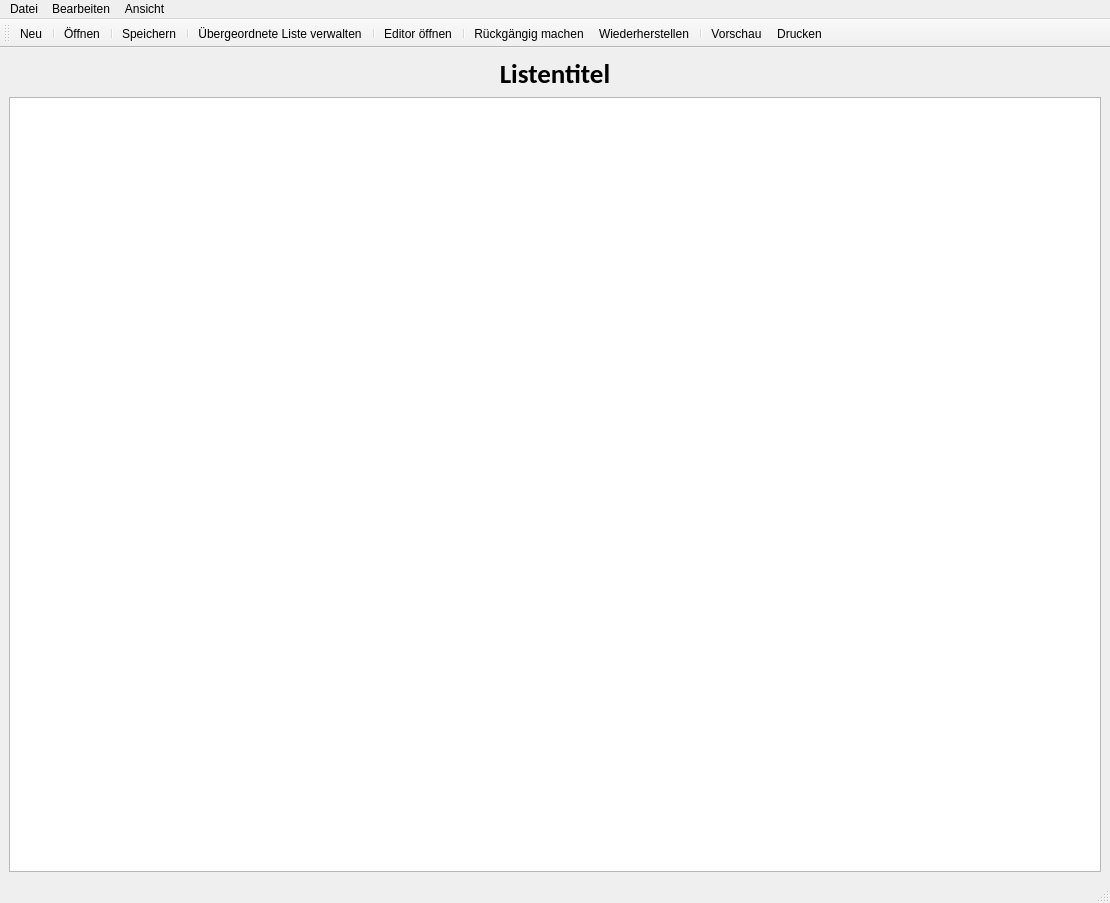
<?xml version="1.0" encoding="UTF-8"?>
<ui version="4.0">
 <class>MainWindow</class>
 <widget class="QMainWindow" name="MainWindow">
  <property name="geometry">
   <rect>
    <x>0</x>
    <y>0</y>
    <width>1110</width>
    <height>903</height>
   </rect>
  </property>
  <property name="windowTitle">
   <string>MainWindow</string>
  </property>
  <property name="documentMode">
   <bool>false</bool>
  </property>
  <widget class="QWidget" name="centralwidget">
   <layout class="QVBoxLayout" name="verticalLayout">
    <item>
     <widget class="QLabel" name="title">
      <property name="font">
       <font>
        <family>Calibri</family>
        <pointsize>20</pointsize>
        <weight>75</weight>
        <bold>true</bold>
       </font>
      </property>
      <property name="autoFillBackground">
       <bool>true</bool>
      </property>
      <property name="text">
       <string>Listentitel</string>
      </property>
      <property name="scaledContents">
       <bool>false</bool>
      </property>
      <property name="alignment">
       <set>Qt::AlignCenter</set>
      </property>
      <property name="wordWrap">
       <bool>false</bool>
      </property>
     </widget>
    </item>
    <item>
     <widget class="QTableWidget" name="table">
      <property name="enabled">
       <bool>true</bool>
      </property>
      <property name="sizePolicy">
       <sizepolicy hsizetype="Expanding" vsizetype="Expanding">
        <horstretch>0</horstretch>
        <verstretch>0</verstretch>
       </sizepolicy>
      </property>
      <property name="font">
       <font>
        <family>Calibri</family>
        <pointsize>12</pointsize>
       </font>
      </property>
      <property name="acceptDrops">
       <bool>true</bool>
      </property>
      <property name="autoFillBackground">
       <bool>true</bool>
      </property>
      <property name="styleSheet">
       <string notr="true"/>
      </property>
      <property name="sizeAdjustPolicy">
       <enum>QAbstractScrollArea::AdjustToContents</enum>
      </property>
      <property name="dragEnabled">
       <bool>false</bool>
      </property>
      <property name="dragDropOverwriteMode">
       <bool>true</bool>
      </property>
      <property name="dragDropMode">
       <enum>QAbstractItemView::InternalMove</enum>
      </property>
      <property name="defaultDropAction">
       <enum>Qt::MoveAction</enum>
      </property>
      <property name="selectionMode">
       <enum>QAbstractItemView::SingleSelection</enum>
      </property>
      <property name="showGrid">
       <bool>true</bool>
      </property>
      <property name="gridStyle">
       <enum>Qt::SolidLine</enum>
      </property>
      <attribute name="horizontalHeaderCascadingSectionResizes">
       <bool>true</bool>
      </attribute>
      <attribute name="horizontalHeaderStretchLastSection">
       <bool>false</bool>
      </attribute>
     </widget>
    </item>
   </layout>
  </widget>
  <widget class="QMenuBar" name="menubar">
   <property name="geometry">
    <rect>
     <x>0</x>
     <y>0</y>
     <width>1110</width>
     <height>21</height>
    </rect>
   </property>
   <widget class="QMenu" name="menuDatei">
    <property name="title">
     <string>Datei</string>
    </property>
    <addaction name="actionNeueUrlaubsliste"/>
    <addaction name="separator"/>
    <addaction name="actionOffnen"/>
    <addaction name="separator"/>
    <addaction name="actionListeSpeichern"/>
    <addaction name="actionListeSpeichernUnter"/>
    <addaction name="separator"/>
    <addaction name="actionBeenden"/>
   </widget>
   <widget class="QMenu" name="menuAktionen">
    <property name="title">
     <string>Bearbeiten</string>
    </property>
    <addaction name="actionListentitelAndern"/>
    <addaction name="separator"/>
    <addaction name="actionBasisListenVerwalten"/>
    <addaction name="separator"/>
    <addaction name="actionEditorOffnen"/>
    <addaction name="separator"/>
    <addaction name="actionUndo"/>
    <addaction name="actionRedo"/>
   </widget>
   <widget class="QMenu" name="menuAnsicht">
    <property name="title">
     <string>Ansicht</string>
    </property>
    <addaction name="actionAnsichtNeuLaden"/>
    <addaction name="separator"/>
    <addaction name="actionVorschau"/>
    <addaction name="actionDrucken"/>
   </widget>
   <addaction name="menuDatei"/>
   <addaction name="menuAktionen"/>
   <addaction name="menuAnsicht"/>
  </widget>
  <widget class="QStatusBar" name="statusbar"/>
  <widget class="QToolBar" name="toolBar">
   <property name="windowTitle">
    <string>toolBar</string>
   </property>
   <attribute name="toolBarArea">
    <enum>TopToolBarArea</enum>
   </attribute>
   <attribute name="toolBarBreak">
    <bool>false</bool>
   </attribute>
   <addaction name="actionNeueUrlaubsliste"/>
   <addaction name="separator"/>
   <addaction name="actionOffnen"/>
   <addaction name="separator"/>
   <addaction name="actionListeSpeichern"/>
   <addaction name="separator"/>
   <addaction name="actionBasisListenVerwalten"/>
   <addaction name="separator"/>
   <addaction name="actionEditorOffnen"/>
   <addaction name="separator"/>
   <addaction name="actionUndo"/>
   <addaction name="actionRedo"/>
   <addaction name="separator"/>
   <addaction name="actionVorschau"/>
   <addaction name="actionDrucken"/>
  </widget>
  <action name="actionNeueUrlaubsliste">
   <property name="icon">
    <iconset resource="../icons.qrc">
     <normaloff>:/icons/file-plus.png</normaloff>:/icons/file-plus.png</iconset>
   </property>
   <property name="text">
    <string>Neu...</string>
   </property>
   <property name="toolTip">
    <string>Neue Urlaubsliste</string>
   </property>
   <property name="shortcut">
    <string>Ctrl+N</string>
   </property>
  </action>
  <action name="actionBasisListenVerwalten">
   <property name="icon">
    <iconset resource="../icons.qrc">
     <normaloff>:/icons/settings.png</normaloff>:/icons/settings.png</iconset>
   </property>
   <property name="text">
    <string>Übergeordnete Liste verwalten...</string>
   </property>
  </action>
  <action name="actionOffnen">
   <property name="icon">
    <iconset resource="../icons.qrc">
     <normaloff>:/icons/folder.png</normaloff>:/icons/folder.png</iconset>
   </property>
   <property name="text">
    <string>Öffnen...</string>
   </property>
   <property name="shortcut">
    <string>Ctrl+O</string>
   </property>
  </action>
  <action name="actionBeenden">
   <property name="icon">
    <iconset resource="../icons.qrc">
     <normaloff>:/icons/power.png</normaloff>:/icons/power.png</iconset>
   </property>
   <property name="text">
    <string>Beenden</string>
   </property>
  </action>
  <action name="actionListentitelAndern">
   <property name="icon">
    <iconset resource="../icons.qrc">
     <normaloff>:/icons/edit-3.png</normaloff>:/icons/edit-3.png</iconset>
   </property>
   <property name="text">
    <string>Listentitel ändern...</string>
   </property>
  </action>
  <action name="actionAnsichtNeuLaden">
   <property name="icon">
    <iconset resource="../icons.qrc">
     <normaloff>:/icons/refresh-cw.png</normaloff>:/icons/refresh-cw.png</iconset>
   </property>
   <property name="text">
    <string>Ansicht neu laden</string>
   </property>
   <property name="toolTip">
    <string>Lade die Ansicht neu. Nützlich, wenn Änderungen nicht angezeigt werden.</string>
   </property>
  </action>
  <action name="actionEditorOffnen">
   <property name="icon">
    <iconset resource="../icons.qrc">
     <normaloff>:/icons/edit.png</normaloff>:/icons/edit.png</iconset>
   </property>
   <property name="text">
    <string>Editor öffnen</string>
   </property>
   <property name="toolTip">
    <string>Öffnet den Editor</string>
   </property>
  </action>
  <action name="actionListeSpeichern">
   <property name="icon">
    <iconset resource="../icons.qrc">
     <normaloff>:/icons/save.png</normaloff>:/icons/save.png</iconset>
   </property>
   <property name="text">
    <string>Speichern</string>
   </property>
   <property name="toolTip">
    <string>Speichern</string>
   </property>
   <property name="shortcut">
    <string>Ctrl+S</string>
   </property>
  </action>
  <action name="actionListeSpeichernUnter">
   <property name="icon">
    <iconset resource="../icons.qrc">
     <normaloff>:/icons/save.png</normaloff>:/icons/save.png</iconset>
   </property>
   <property name="text">
    <string>Speichern unter...</string>
   </property>
   <property name="toolTip">
    <string>Speichern unter...</string>
   </property>
   <property name="shortcut">
    <string>Ctrl+Shift+S</string>
   </property>
  </action>
  <action name="actionVorschau">
   <property name="icon">
    <iconset resource="../icons.qrc">
     <normaloff>:/icons/layers.png</normaloff>:/icons/layers.png</iconset>
   </property>
   <property name="text">
    <string>Vorschau</string>
   </property>
   <property name="toolTip">
    <string>Vorschau anzeigen</string>
   </property>
  </action>
  <action name="actionDrucken">
   <property name="icon">
    <iconset resource="../icons.qrc">
     <normaloff>:/icons/printer.png</normaloff>:/icons/printer.png</iconset>
   </property>
   <property name="text">
    <string>Drucken</string>
   </property>
   <property name="toolTip">
    <string>Drucken</string>
   </property>
   <property name="shortcut">
    <string>Ctrl+P</string>
   </property>
  </action>
  <action name="actionUndo">
   <property name="icon">
    <iconset resource="../icons.qrc">
     <normaloff>:/icons/undo.png</normaloff>:/icons/undo.png</iconset>
   </property>
   <property name="text">
    <string>Rückgängig machen</string>
   </property>
   <property name="toolTip">
    <string>Letzte Aktion umkehren</string>
   </property>
   <property name="shortcut">
    <string>Ctrl+Z</string>
   </property>
  </action>
  <action name="actionRedo">
   <property name="icon">
    <iconset resource="../icons.qrc">
     <normaloff>:/icons/redo.png</normaloff>:/icons/redo.png</iconset>
   </property>
   <property name="text">
    <string>Wiederherstellen</string>
   </property>
   <property name="toolTip">
    <string>Letzte Rückgängigmachung wiederherstellen</string>
   </property>
   <property name="shortcut">
    <string>Ctrl+Shift+Z</string>
   </property>
  </action>
 </widget>
 <resources>
  <include location="../icons.qrc"/>
 </resources>
 <connections/>
</ui>
